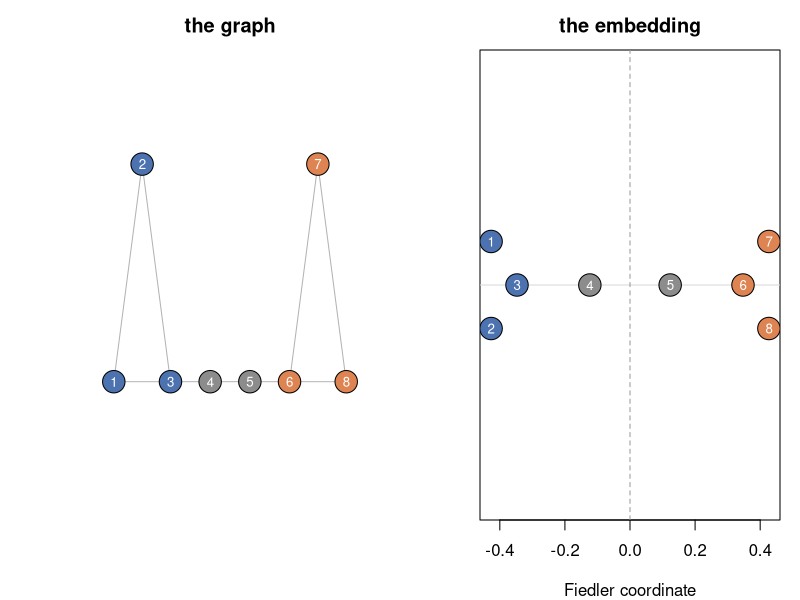

The R script that drew this image:
# 01 -- Hello, world ----------------------------------------------------------
#
#   Rscript examples/01-hello-world.R
#
# The smallest honest graph embedding. Eight nodes, no packages -- not igraph,
# not Matrix, nothing. Base R only, so you can see that the whole idea is one
# call to eigen().
#
# The graph is a barbell: two triangles joined by a short path.
#
#        2               7
#       / \             / \
#      1---3---4---5---6---8
#
# Read the four sections in order. Each one answers the question the previous
# one raises.
# -----------------------------------------------------------------------------

FIG <- file.path("examples", "figures")


# 1. The graph, as a matrix ---------------------------------------------------

edges <- rbind(
  c(1, 2), c(1, 3), c(2, 3),      # triangle A
  c(3, 4), c(4, 5), c(5, 6),      # the bar
  c(6, 7), c(6, 8), c(7, 8)       # triangle B
)

n <- 8
A <- matrix(0, n, n)
A[edges] <- 1
A[edges[, 2:1]] <- 1              # undirected: make it symmetric

cat("adjacency matrix\n")
print(A)


# 2. Why the matrix is not enough ---------------------------------------------
#
# Node 1 is in triangle A. Node 5 sits on the bar, three hops away. Node 8 is in
# triangle B, five hops away at the far end.
#
# The adjacency matrix scores both pairs identically -- zero -- because it only
# records edges. But they are obviously not equally related.

hops <- function(A) {
  n <- nrow(A)
  D <- matrix(Inf, n, n)
  diag(D) <- 0
  reach <- diag(n)
  for (k in seq_len(n - 1)) {
    reach <- (reach %*% A) > 0             # reachable in exactly k steps
    D[reach & is.infinite(D)] <- k         # first time reached = shortest path
  }
  D
}
D <- hops(A)

cat("\n            A[i,j]   hops\n")
for (j in c(5, 8)) {
  cat(sprintf("node 1 -> node %d %5d %6d\n", j, A[1, j], D[1, j]))
}
cat("\nThe matrix says both are 0. The graph says one is nearly twice as far.\n")
cat("That gap is the whole problem an embedding solves.\n")


# 3. The Laplacian ------------------------------------------------------------
#
# Write down what we want: connected nodes should get similar coordinates. Given
# one coordinate per node, f, penalise every edge by the gap it has to stretch.
#
#   loss(f) = 1/2 * sum_ij A_ij (f_i - f_j)^2
#
# Expand the square and the whole sum collapses into a quadratic form in
# L = D - A, the graph Laplacian. That identity is why this field is linear
# algebra. Check it rather than believe it:

deg <- rowSums(A)
L <- diag(deg) - A

set.seed(1)
f <- rnorm(n)
cat(sprintf(
  "\nsum over edges = %.6f\nf' L f         = %.6f\n",
  0.5 * sum(outer(f, f, "-")^2 * A),
  as.numeric(t(f) %*% L %*% f)
))


# 4. The embedding is an eigenvector ------------------------------------------
#
# Minimising f'Lf with no constraint gives f = 0: perfectly smooth, perfectly
# useless. Constrain the scale and exclude the constant vector, and the answer
# is the eigenvectors of L with the SMALLEST eigenvalues -- the smoothest
# non-constant functions on the graph.

ev <- eigen(L, symmetric = TRUE)          # eigen() sorts DEcreasing...
ord <- rev(seq_len(n))                    # ...so reverse for smallest-first
vals <- ev$values[ord]
vecs <- ev$vectors[, ord]

cat("\neigenvalues (smallest first)\n")
print(round(vals, 4))

# The first is always 0, and its eigenvector is constant: it stretches no edge,
# so it costs nothing. It carries no information. Dropping it is the single most
# common bug in hand-rolled spectral code.
cat("\neigenvector 1 (the trivial one, constant):\n")
print(round(vecs[, 1], 4))

# Eigenvector 2 is the Fiedler vector. This is the embedding.
cat("\neigenvector 2 (the Fiedler vector -- THIS is the embedding):\n")
print(round(vecs[, 2], 4))

z <- vecs[, 2]

cat("\n")
print(data.frame(
  node = 1:n,
  part = c(rep("triangle A", 3), rep("bar", 2), rep("triangle B", 3)),
  fiedler = round(z, 3),
  side = ifelse(z < 0, "-", "+")
), row.names = FALSE)

# Two things happened at once, and only the first is usually advertised.
#
# The SIGN splits the graph into its two triangles -- that is spectral
# clustering, and it is why lambda_2 is called the algebraic connectivity.
#
# The VALUE is more interesting: it climbs monotonically from one end of the
# barbell to the other and flattens inside each triangle. The embedding
# reconstructed the left-to-right geometry of a picture it never saw.

cat(sprintf(
  paste0("\nDistance along the Fiedler coordinate, from node 1:\n",
         "  to node 5 (3 hops): %.3f\n",
         "  to node 8 (5 hops): %.3f\n"),
  abs(z[1] - z[5]), abs(z[1] - z[8])
))

off <- upper.tri(D)
cat(sprintf("\nAcross all %d node pairs, correlation between\n", sum(off)))
cat(sprintf("  |embedding gap|  and  hop distance:  %.3f\n",
            cor(abs(outer(z, z, "-"))[off], D[off])))
cat("\nThe geometry now knows what the adjacency matrix could not say.\n")


# 5. Look at it ---------------------------------------------------------------

col <- c(rep("#4C72B0", 3), rep("grey55", 2), rep("#DD8452", 3))

dir.create(FIG, showWarnings = FALSE, recursive = TRUE)
if (!interactive()) png(file.path(FIG, "01-hello-world.png"),
                        width = 1000, height = 420, res = 110)
par(mfrow = c(1, 2), mar = c(4, 4, 2.5, 1))

# the graph, drawn at hand-set coordinates
xy <- cbind(c(0, 0.5, 1, 1.7, 2.4, 3.1, 3.6, 4.1),
            c(0, 0.9, 0, 0,   0,   0,   0.9, 0))
plot(xy, type = "n", axes = FALSE, xlab = "", ylab = "", main = "the graph",
     xlim = c(-0.4, 4.5), ylim = c(-0.5, 1.3))
segments(xy[edges[, 1], 1], xy[edges[, 1], 2],
         xy[edges[, 2], 1], xy[edges[, 2], 2], col = "grey70")
points(xy, pch = 21, bg = col, cex = 3)
text(xy, labels = 1:n, col = "white", cex = 0.8)

# the embedding: one number per node, so it fits on a line
jit <- c(0.06, -0.06, 0, 0, 0, 0, 0.06, -0.06)     # separate the tied nodes
plot(z, jit, type = "n", ylim = c(-0.3, 0.3), yaxt = "n", ylab = "",
     xlab = "Fiedler coordinate", main = "the embedding")
abline(h = 0, col = "grey85")
abline(v = 0, lty = 2, col = "grey60")
points(z, jit, pch = 21, bg = col, cex = 3)
text(z, jit, labels = 1:n, col = "white", cex = 0.8)

if (!interactive()) {
  invisible(dev.off())
  cat("\nfigure written to", file.path(FIG, "01-hello-world.png"), "\n")
}

cat("\nThat is a graph embedding. Everything else is a better choice of matrix.\n")
